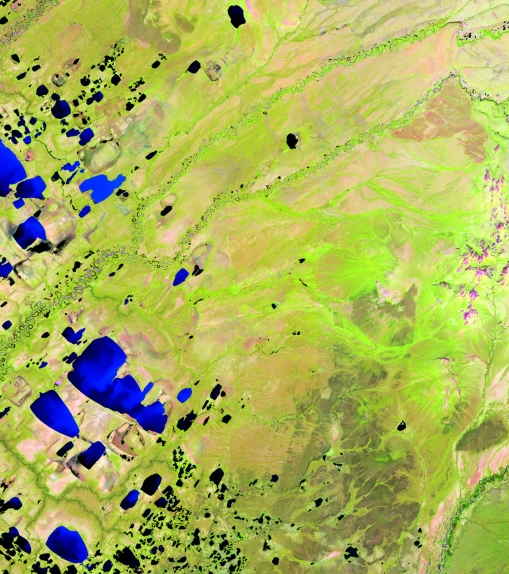
#> input picture tests/map.png, 509 x 574 px
$ python old_writer_1bit.py ../tests/map.png ../tests/map.png
#> lines starting #> are read from the running program, lines starting #| are printed output that depends on the picture; after the words box and inside, x2 and y2 are one past the last pixel; in counts of white or black regions, pixels touching at a corner belong together
# Reproduce what Brian's 1998 Writegif did with a binary (2-colour) image: bpp = 1, so the
# LZW minimum code size written to the file is 1 (GIF needs at least 2). The LZW itself is a
# faithful copy of lzw::write / bitstream::write (sub-blocks included). The palette bug is left
# out here (the table is written correctly) so only the code-size problem shows.
import sys, struct
from PIL import Image
src, out = sys.argv[1], sys.argv[2]
im = Image.open(src).convert('L').point(lambda v: 255 if v > 110 else 0).convert('1')
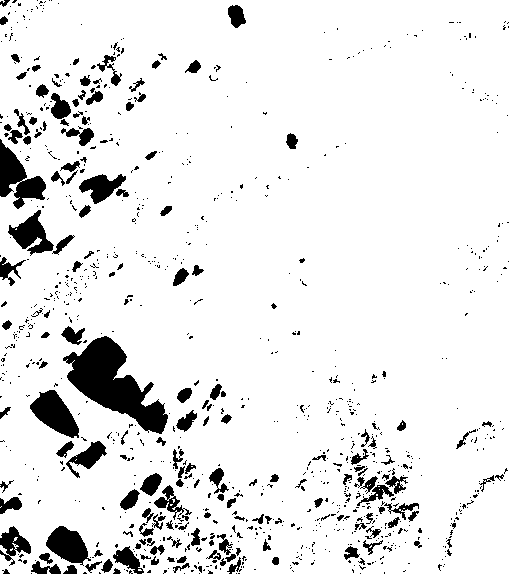
#> im: PIL image 509x574 1; 91% white; 966 black regions (797 under 20 px), largest, box (x1, y1, x2, y2) and area: (63, 336, 168, 434) 4460, (0, 139, 46, 209) 1494, (30, 390, 79, 438) 1304
w, h = im.size
#> w = 509; h = 574
pix = [1 if p else 0 for p in im.getdata()]
#> pix = 292166 items
bpp = 1
clear = 1 << bpp; eof = clear + 1
table = {}; nEntries = clear + 2; codeSize = bpp + 1
bits = acc = 0; data = bytearray()
def put(code):
#> called with code = 2
    global codeSize, acc, bits
    if nEntries > (1 << codeSize): codeSize += 1
    acc |= code << bits; bits += codeSize
    while bits >= 8:
        data.append(acc & 255); acc >>= 8; bits -= 8
put(clear)
prefix = -1
for c in pix:
    if prefix == -1: prefix = c; continue
    if (prefix, c) in table: prefix = table[(prefix, c)]; continue
    put(prefix)
    if nEntries == 4096:
        put(clear); table = {}; nEntries = clear + 2; codeSize = bpp + 1
    else:
        table[(prefix, c)] = nEntries; nEntries += 1
    prefix = c
#> this loop made 292166 passes
#> c on passes 4, 5, 6, 8, 11, 14, 16, 18, 22, 27, 33, 38: 1, 0, 0, 0, 1, 1, 0, 1, 1, 1, 1, 0
#> after the loop, codeSize = 11; nEntries = 2008; table = 2004 items
put(prefix); put(eof)
if bits: data.append(acc & 255)
blocks = bytearray()
for i in range(0, len(data), 255):
    blocks += bytes([len(data[i:i+255])]) + data[i:i+255]
gif = (b'GIF89a' + struct.pack('<HHBBB', w, h, 0x80 | 0x70 | (bpp - 1), 0, 0) + bytes([0, 0, 0, 255, 255, 255])
       + b'\x2c' + struct.pack('<HHHHB', 0, 0, w, h, 0) + bytes([bpp]) + blocks + b'\x00\x3b')
open(out, 'wb').write(gif)
print('wrote', out, w, 'x', h, 'LZW code size', bpp)
#| wrote ../tests/map.png 509 x 574 LZW code size 1
